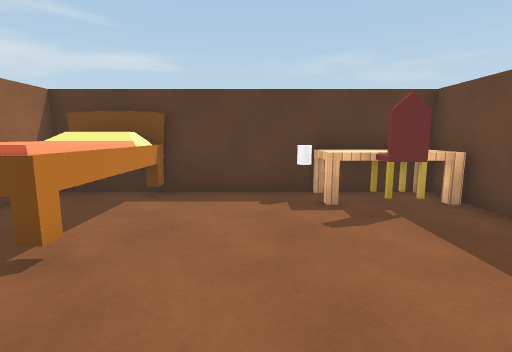
view 1 (above)

18 first-person views from a walk through a Unity game level. The camera is 1.3 m above the floor, tilts 8° down and sees 85° across. The floor is counted in squares, 1 m on a side. Each view is taken from the middle of a square. On the plan, view 1 faces up. The plan holds only what a view shows up to about 13 squares ahead; the rest is blank. The player character is not drawn. Door leaves are left out, so doorways stand open. Some surface patterns are stand-ins.

view 2
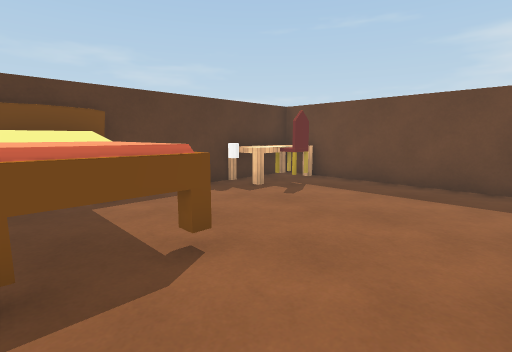

view 3
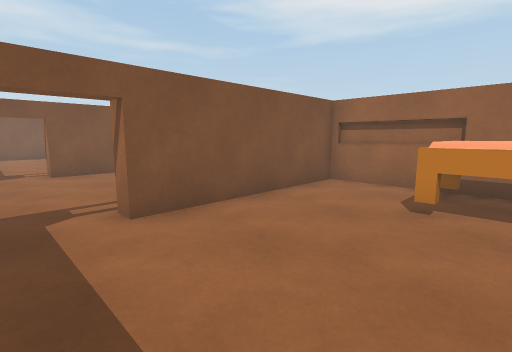

view 4
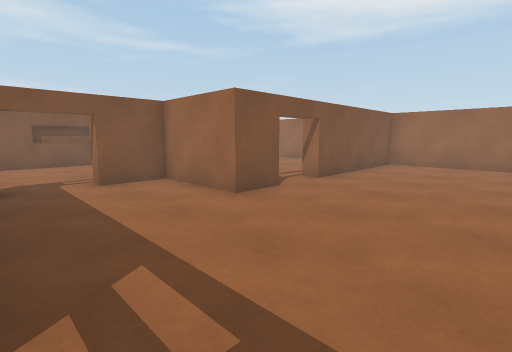

view 5
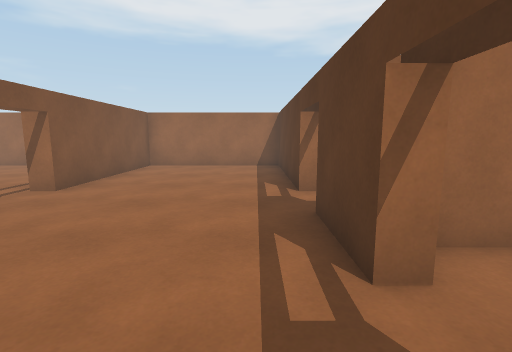

view 6
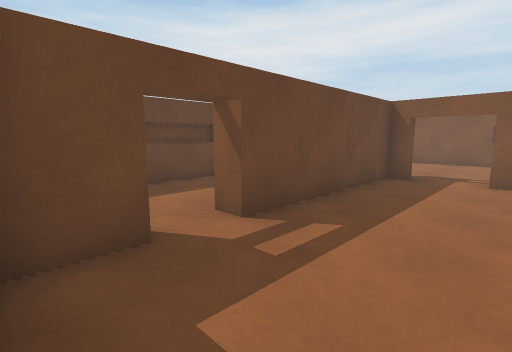

view 7
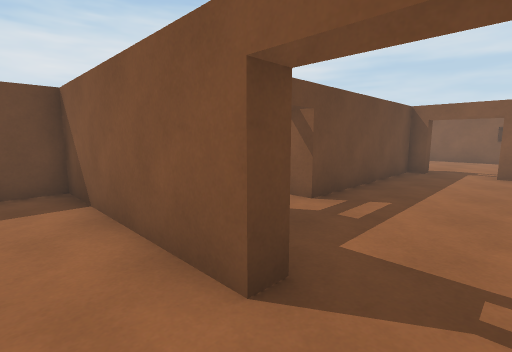

view 8
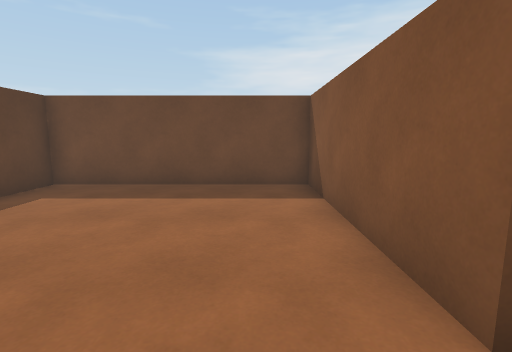

view 9
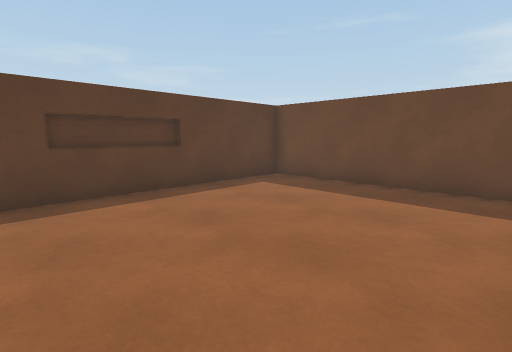

view 10
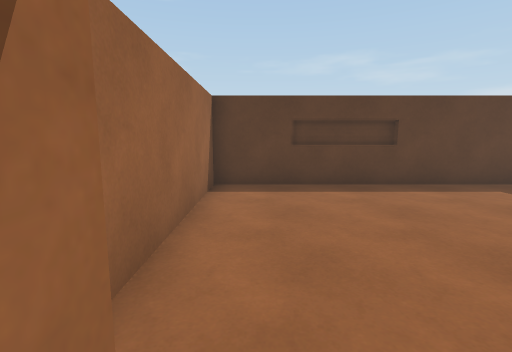

view 11
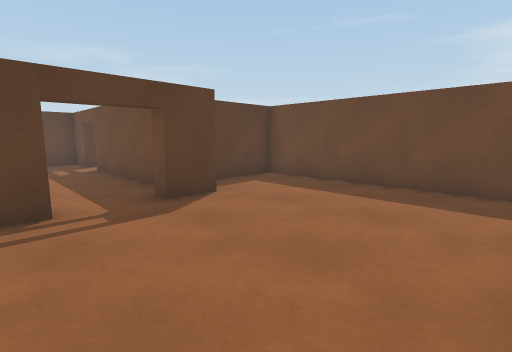

view 12
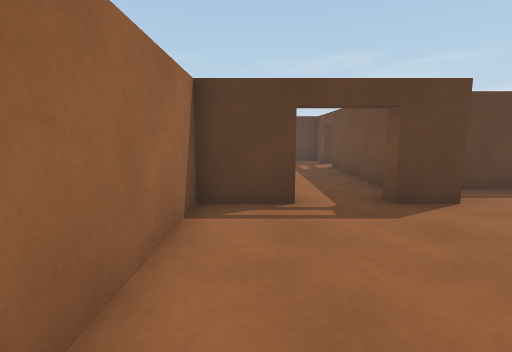

view 13
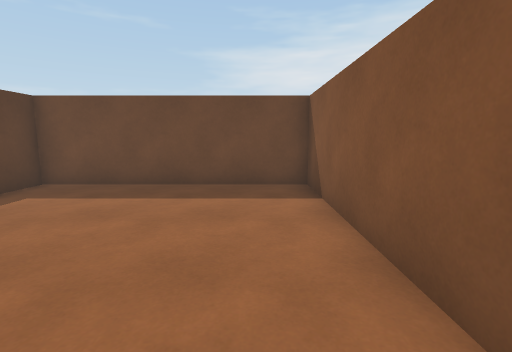

view 14
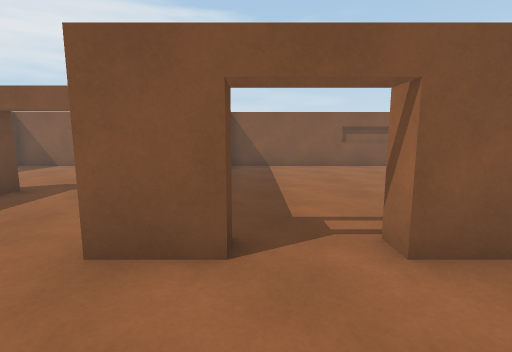

view 15
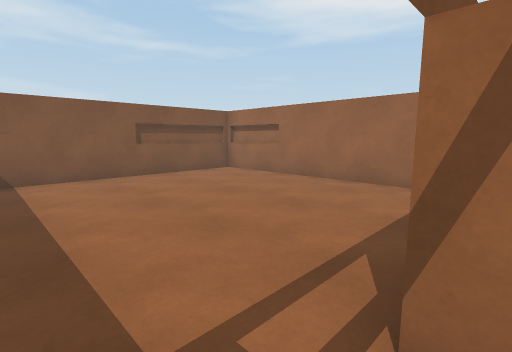

view 16
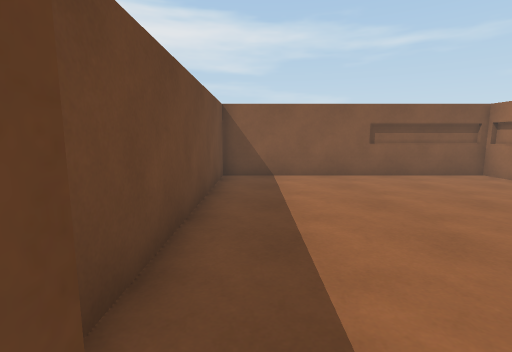

view 17
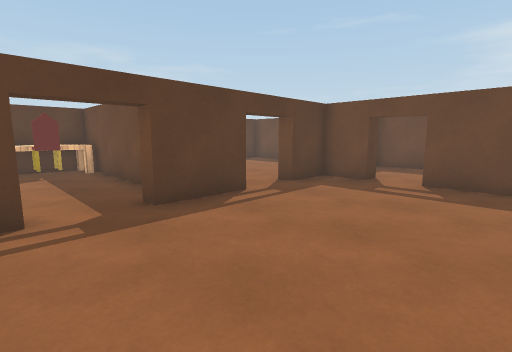

view 18
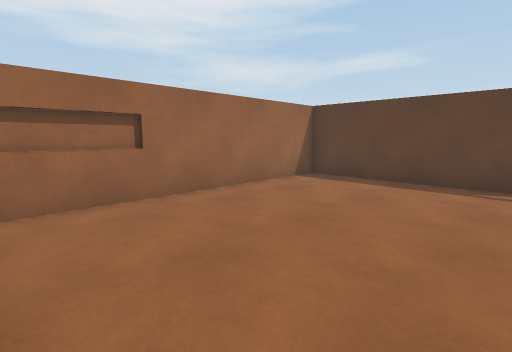

### Floor plan
Ten units are one square. View 1 is at (0, 0); x grows to the right and y downward. Boxes are objects, and circles mark ways between rooms. Rooms are numbered by the first view taken in them; rooms with no view inside come last. Other rooms are left out.
<svg viewBox="-54 -72 197 242">
<path fill="none" stroke="#000" d="M-49 -29 -49 4 14 4M41 -2 41 -65 -47 -65 -47 4M33 68 48 68 48 101 68 101 68 107M14 4 14 10 -47 10 -47 68 14 68M57 4 57 10 33 10 33 4M92 40 100 40M101 24 92 24M87 107 87 101 93 101 93 10 75 10 75 4M75 4 136 4 136 -65 48 -65 48 -1M99 -67 69 -67M101 107 87 107M68 107 48 107 48 149M51 164 136 164 136 91 111 91M8 74 -47 74 -47 165M-49 135 -49 164 41 164 41 86M14 68 14 75M33 75 33 68M136 66 136 10M138 66 138 44"/>
<rect x="-45" y="-65" width="30" height="40" fill="#bbb"><title>bed</title></rect>
<rect x="5" y="-65" width="10" height="10" fill="#bbb"><title>cylinder</title></rect>
<rect x="15" y="-65" width="20" height="10" fill="#bbb"><title>desk</title></rect>
<rect x="25" y="-55" width="10" height="10" fill="#bbb"><title>chair</title></rect>
<circle cx="25" cy="0" r="3" fill="#2a7"/>
<circle cx="65" cy="10" r="3" fill="#2a7"/>
<circle cx="80" cy="100" r="3" fill="#2a7"/>
<circle cx="25" cy="70" r="3" fill="#2a7"/>
<circle cx="100" cy="30" r="3" fill="#2a7"/>
<text x="-10" y="-30">1</text>
<text x="30" y="40">2</text>
<text x="90" y="-30">3</text>
<text x="100" y="130">4</text>
<text x="0" y="120">5</text>
<text x="120" y="50">6</text>
</svg>
Room 1 opens to room 2. Room 2 opens to room 3. Room 2 opens to room 4. Room 2 opens to room 5. Room 2 opens to room 6.

Where each view was taken, in squares from view 1:
view 1: 0 up, 0 right, facing up
view 2: 0 up, 4 left, facing up-right
view 3: 4 up, 3 right, facing down-left
view 4: 2 down, 9 right, facing down-left
view 5: 2 down, 8 right, facing left
view 6: 1 down, 6 right, facing down-right
view 7: 1 up, 6 right, facing down-right
view 8: 1 up, 6 right, facing right
view 9: 0 up, 6 right, facing up-right
view 10: 1 down, 6 right, facing up
view 11: 16 down, 6 right, facing up-right
view 12: 16 down, 6 right, facing up
view 13: 15 down, 6 right, facing right
view 14: 4 down, 3 right, facing down
view 15: 7 down, 3 right, facing down-left
view 16: 7 down, 3 right, facing down
view 17: 6 down, 1 right, facing up-right
view 18: 16 down, 1 right, facing up-left
